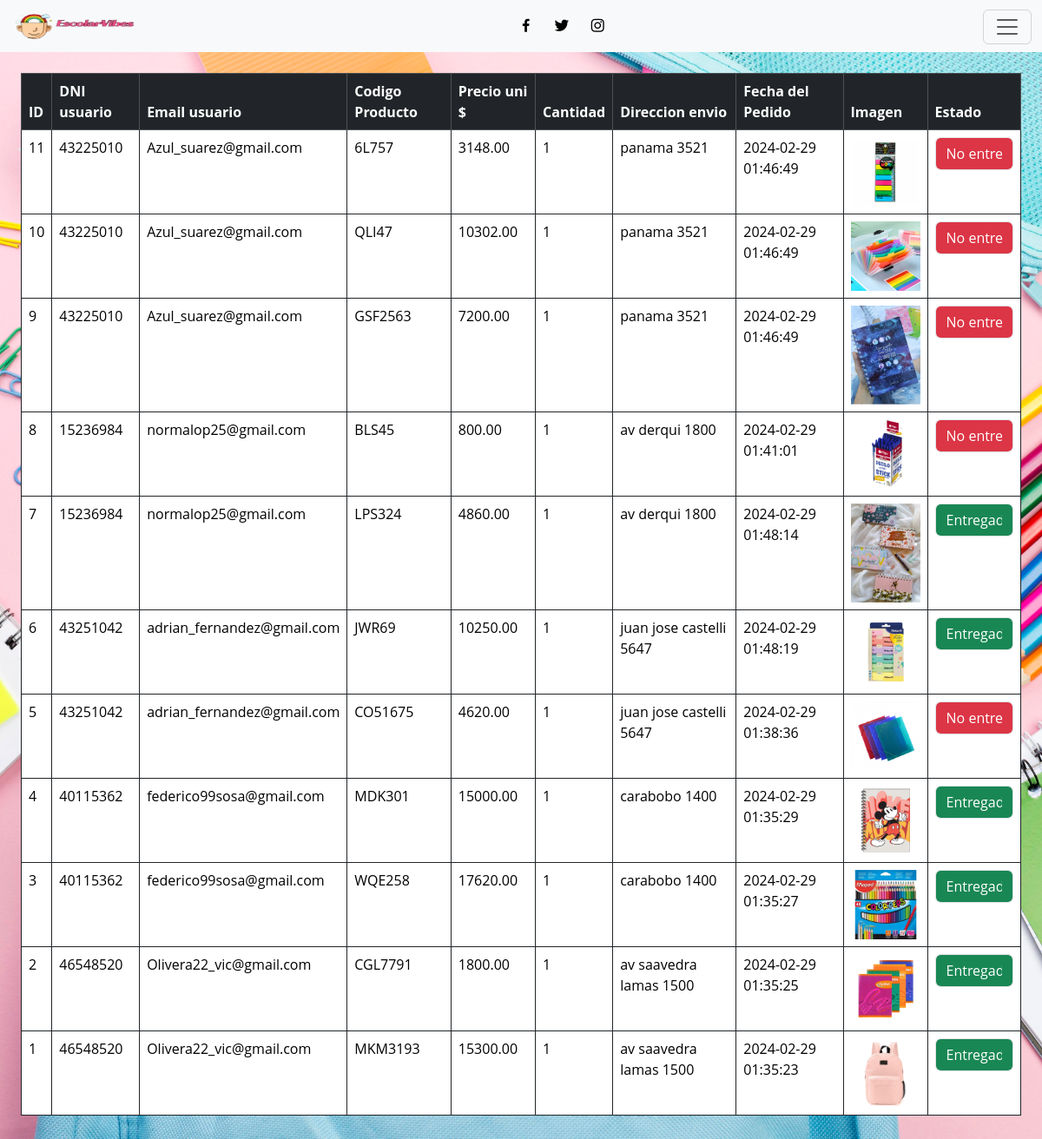
Screenshot of /vista/pedidos.php with the database file from the repository.
### tables this page shows
CREATE TABLE `pedidos` (
  `id` int(11) NOT NULL,
  `id_usuario` int(8) NOT NULL,
  `email_usuario` varchar(300) NOT NULL,
  `id_producto` varchar(10) NOT NULL,
  `id_precio` decimal(10,2) NOT NULL,
  `cantidad` int(11) NOT NULL,
  `direccion_envio` varchar(300) NOT NULL,
  `fecha_pedido` timestamp NOT NULL DEFAULT current_timestamp() ON UPDATE current_timestamp(),
  `estado` int(11) NOT NULL,
  `num_venta` int(11) NOT NULL
);

CREATE TABLE `productos` (
  `id` int(11) NOT NULL,
  `nombre` varchar(80) NOT NULL,
  `codigo` varchar(10) NOT NULL,
  `descripcion` varchar(300) NOT NULL,
  `precio` decimal(10,2) NOT NULL,
  `imagen` varchar(300) NOT NULL
);

### vista/pedidos.php (the view, shortened to what this page needs)
<!DOCTYPE html>
<html lang="en">
<head>
    <link rel="stylesheet" href="../css/estilos2.css">
    <link href='https://unpkg.com/boxicons@2.1.4/css/boxicons.min.css' rel='stylesheet'>
    <link href="https://cdn.jsdelivr.net/npm/bootstrap@5.3.2/dist/css/bootstrap.min.css" rel="stylesheet">
</head>
<body style="margin-top: 60px;">
    <nav class="navbar bg-body-tertiary fixed-top">
            <div class="container-fluid">
                <a class="navbar-brand" href="#">
                <img src="../css/Logoo.png" alt="" width="150" height="35">
                </a>
                <div class="social-links">
                    <a href="#" class="navbar-brand">
                        <i class='bx bxl-facebook' ></i>
                    </a>
                    <a href="#" class="navbar-brand">
                        <i class='bx bxl-twitter' ></i>
                    </a>
                        <a href="#" class="navbar-brand">
                            <i class='bx bxl-instagram' ></i>
                        </a>
            </div>
                <button class="navbar-toggler" type="button" data-bs-toggle="offcanvas" data-bs-target="#offcanvasNavbar" aria-controls="offcanvasNavbar" aria-label="Toggle navigation">
                <span class="navbar-toggler-icon"></span>
                </button>
            </div>
        </nav>
          <div class="col-12 p-4">
            <table class="table table-bordered border-dark table-hover">
                <thead class="table-dark">
                  <tr>
                    <th scope="col">ID</th>
                    <th scope="col">DNI usuario</th>
                    <th scope="col">Email usuario</th>
                    <th scope="col">Codigo Producto</th>
                    <th scope="col">Precio uni $</th>
                    <th scope="col">Cantidad</th>
                    <th scope="col">Direccion envio</th>
                    <th scope="col">Fecha del Pedido</th>
                    <th scope="col">Imagen</th>
                    <th scope="col">Estado</th>
                  </tr>
                </thead>
                <tbody>
                    <?php
                    $conexion = conexion();
                    $sql = $conexion->query("SELECT p.*, pr.imagen FROM pedidos p INNER JOIN productos pr ON p.id_producto = pr.codigo ORDER BY p.id DESC");
                    while($datos=$sql->fetch_object()){?>
                          <tr>
                              <td><?= $datos->id?></td>
                              <td><?= $datos->id_usuario?></td>
                              <td><?= $datos->email_usuario?></td>
                              <td><?= $datos->id_producto?></td>
                              <td><?= $datos->id_precio?></td>
                              <td><?= $datos->cantidad?></td>
                              <td><?= $datos->direccion_envio?></td>
                              <td><?= $datos->fecha_pedido?></td>
                              <td><img src="<?= $datos->imagen ?>" width=80px height=auto></td>
                              <td>
                                    <form action="../controlador/actualizar_estado_pedido.php" method="post">
                                        <select name="estado" onchange="this.form.submit()" class="form-control <?= $datos->estado == 1 ? 'bg-success' : 'bg-danger' ?> text-white">
                                            <option value="0" <?= $datos->estado == 0 ? 'selected' : '' ?>>No entregado</option>
                                            <option value="1" <?= $datos->estado == 1 ? 'selected' : '' ?>>Entregado</option>
                                        </select>
                                    </form>
                              </td>
                          </tr>
                     <?php }
                     ?>
                </tbody>
              </table>
          </div>
</body>
</html>

### css/estilos2.css (style rules this page uses)
* { margin: 0; padding: 0; box-sizing: border-box; text-decoration: none; font-family: "Open sans", sans-serif; }
body { min-height: 100vh; background: url('fondologin2.jpg') no-repeat; background-size: cover; background-position: center; background-attachment: fixed; }
.navbar { height: 60px; }
.navbar-brand { font-size: 10px; }

### rows the page displays
pedidos: id "11", id_usuario "43225010", email_usuario "Azul_suarez@gmail.com", id_producto "6L757", id_precio "3148.00", cantidad "1", direccion_envio "panama 3521", fecha_pedido "2024-02-29 01:46:49", id_producto.imagen (picture), estado "No entregado"
pedidos: id "10", id_usuario "43225010", email_usuario "Azul_suarez@gmail.com", id_producto "QLI47", id_precio "10302.00", cantidad "1", direccion_envio "panama 3521", fecha_pedido "2024-02-29 01:46:49", id_producto.imagen (picture), estado "No entregado"
pedidos: id "9", id_usuario "43225010", email_usuario "Azul_suarez@gmail.com", id_producto "GSF2563", id_precio "7200.00", cantidad "1", direccion_envio "panama 3521", fecha_pedido "2024-02-29 01:46:49", id_producto.imagen (picture), estado "No entregado"
pedidos: id "8", id_usuario "15236984", email_usuario "normalop25@gmail.com", id_producto "BLS45", id_precio "800.00", cantidad "1", direccion_envio "av derqui 1800", fecha_pedido "2024-02-29 01:41:01", id_producto.imagen (picture), estado "No entregado"
pedidos: id "7", id_usuario "15236984", email_usuario "normalop25@gmail.com", id_producto "LPS324", id_precio "4860.00", cantidad "1", direccion_envio "av derqui 1800", fecha_pedido "2024-02-29 01:48:14", id_producto.imagen (picture), estado "Entregado"
pedidos: id "6", id_usuario "43251042", email_usuario "adrian_fernandez@gmail.com", id_producto "JWR69", id_precio "10250.00", cantidad "1", direccion_envio "juan jose castelli 5647", fecha_pedido "2024-02-29 01:48:19", id_producto.imagen (picture), estado "Entregado"
pedidos: id "5", id_usuario "43251042", email_usuario "adrian_fernandez@gmail.com", id_producto "CO51675", id_precio "4620.00", cantidad "1", direccion_envio "juan jose castelli 5647", fecha_pedido "2024-02-29 01:38:36", id_producto.imagen (picture), estado "No entregado"
pedidos: id "4", id_usuario "40115362", email_usuario "federico99sosa@gmail.com", id_producto "MDK301", id_precio "15000.00", cantidad "1", direccion_envio "carabobo 1400", fecha_pedido "2024-02-29 01:35:29", id_producto.imagen (picture), estado "Entregado"
pedidos: id "3", id_usuario "40115362", email_usuario "federico99sosa@gmail.com", id_producto "WQE258", id_precio "17620.00", cantidad "1", direccion_envio "carabobo 1400", fecha_pedido "2024-02-29 01:35:27", id_producto.imagen (picture), estado "Entregado"
pedidos: id "2", id_usuario "46548520", email_usuario "Olivera22_vic@gmail.com", id_producto "CGL7791", id_precio "1800.00", cantidad "1", direccion_envio "av saavedra lamas 1500", fecha_pedido "2024-02-29 01:35:25", id_producto.imagen (picture), estado "Entregado"
pedidos: id "1", id_usuario "46548520", email_usuario "Olivera22_vic@gmail.com", id_producto "MKM3193", id_precio "15300.00", cantidad "1", direccion_envio "av saavedra lamas 1500", fecha_pedido "2024-02-29 01:35:23", id_producto.imagen (picture), estado "Entregado"
